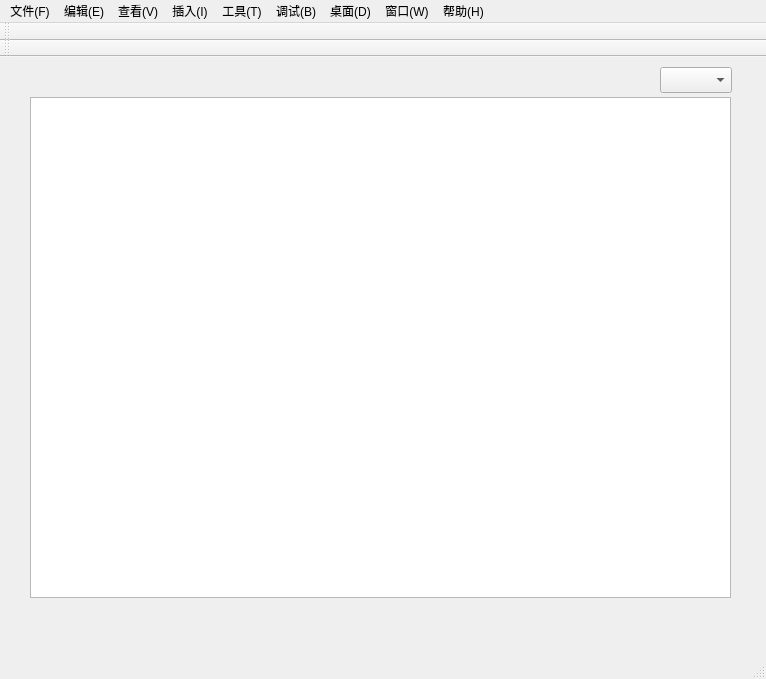
<?xml version="1.0" encoding="UTF-8"?>
<ui version="4.0">
 <class>MainWindow</class>
 <widget class="QMainWindow" name="MainWindow">
  <property name="geometry">
   <rect>
    <x>0</x>
    <y>0</y>
    <width>766</width>
    <height>679</height>
   </rect>
  </property>
  <property name="windowTitle">
   <string>MainWindow</string>
  </property>
  <widget class="QWidget" name="centralwidget">
   <widget class="QWidget" name="gridLayoutWidget">
    <property name="geometry">
     <rect>
      <x>30</x>
      <y>40</y>
      <width>701</width>
      <height>501</height>
     </rect>
    </property>
    <layout class="QGridLayout" name="gridLayout">
     <item row="0" column="0">
      <widget class="QGraphicsView" name="graphicsView"/>
     </item>
    </layout>
   </widget>
   <widget class="QComboBox" name="comboBox">
    <property name="geometry">
     <rect>
      <x>660</x>
      <y>10</y>
      <width>72</width>
      <height>26</height>
     </rect>
    </property>
   </widget>
  </widget>
  <widget class="QMenuBar" name="menubar">
   <property name="geometry">
    <rect>
     <x>0</x>
     <y>0</y>
     <width>766</width>
     <height>23</height>
    </rect>
   </property>
   <widget class="QMenu" name="menu">
    <property name="title">
     <string>文件(F)</string>
    </property>
   </widget>
   <widget class="QMenu" name="menu_2">
    <property name="title">
     <string>编辑(E)</string>
    </property>
   </widget>
   <widget class="QMenu" name="menu_3">
    <property name="title">
     <string>查看(V)</string>
    </property>
   </widget>
   <widget class="QMenu" name="menu_4">
    <property name="title">
     <string>插入(I)</string>
    </property>
    <addaction name="actionX_X"/>
   </widget>
   <widget class="QMenu" name="menu_5">
    <property name="title">
     <string>工具(T)</string>
    </property>
   </widget>
   <widget class="QMenu" name="menu_6">
    <property name="title">
     <string>调试(B)</string>
    </property>
   </widget>
   <widget class="QMenu" name="menu_7">
    <property name="title">
     <string>桌面(D)</string>
    </property>
   </widget>
   <widget class="QMenu" name="menu_H">
    <property name="title">
     <string>窗口(W)</string>
    </property>
   </widget>
   <widget class="QMenu" name="menu_I">
    <property name="title">
     <string>帮助(H)</string>
    </property>
   </widget>
   <addaction name="menu"/>
   <addaction name="menu_2"/>
   <addaction name="menu_3"/>
   <addaction name="menu_4"/>
   <addaction name="menu_5"/>
   <addaction name="menu_6"/>
   <addaction name="menu_7"/>
   <addaction name="menu_H"/>
   <addaction name="menu_I"/>
  </widget>
  <widget class="QStatusBar" name="statusbar"/>
  <widget class="QToolBar" name="toolBar">
   <property name="windowTitle">
    <string>toolBar</string>
   </property>
   <attribute name="toolBarArea">
    <enum>TopToolBarArea</enum>
   </attribute>
   <attribute name="toolBarBreak">
    <bool>false</bool>
   </attribute>
  </widget>
  <widget class="QToolBar" name="toolBar_2">
   <property name="windowTitle">
    <string>toolBar_2</string>
   </property>
   <attribute name="toolBarArea">
    <enum>TopToolBarArea</enum>
   </attribute>
   <attribute name="toolBarBreak">
    <bool>true</bool>
   </attribute>
  </widget>
  <action name="actionX_X">
   <property name="text">
    <string>X 标签(X)</string>
   </property>
  </action>
 </widget>
 <resources/>
 <connections/>
</ui>
